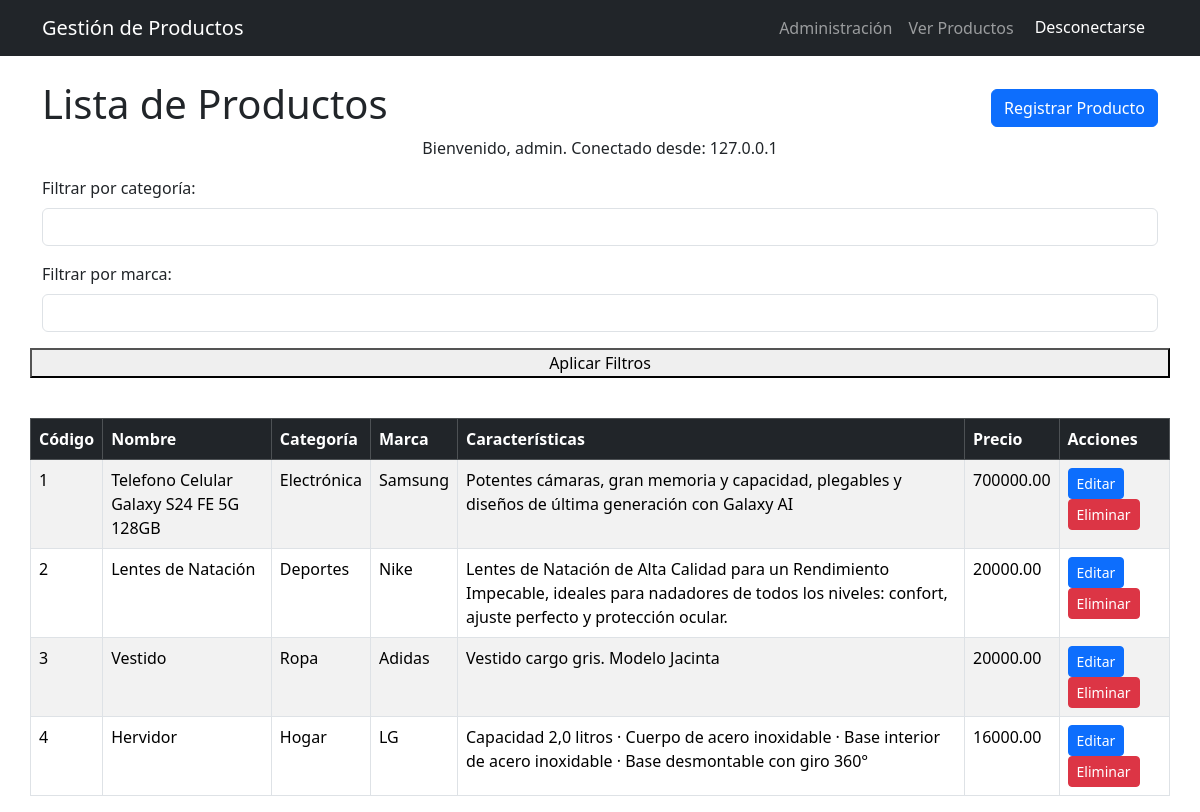
The page /productos/ (signed in) on the database its author committed.
### productos/models.py (models this page shows, shortened)
class Producto(models.Model):
    codigo = models.CharField(max_length=10)
    nombre = models.CharField(max_length=100)
    precio = models.DecimalField(max_digits=10, decimal_places=2)  # Asegúrate de que este campo exista
    categoria = models.ForeignKey(Categoria, on_delete=models.CASCADE, default=1)  # Valor por defecto
    marca = models.ForeignKey(Marca, on_delete=models.CASCADE)
    caracteristicas = models.TextField()

class Categoria(models.Model):
    nombre = models.CharField(max_length=100)
    def __str__(self):
        return self.nombre

class Marca(models.Model):
    nombre = models.CharField(max_length=100)
    def __str__(self):
        return self.nombre

### productos/views.py (the view)
# urls.py: path('productos/', views.index, name='index'),
@login_required
def index(request):
    productos = Producto.objects.all()
    categoria = request.GET.get('categoria')
    marca = request.GET.get('marca')
    if categoria:
        productos = productos.filter(categoria__nombre=categoria)
    if marca:
        productos = productos.filter(marca__nombre=marca)
    context = {
        'productos': productos,
        'username': request.session.get('username'),
        'login_time': request.session.get('login_time')
    }
    return render(request, 'index.html', context)

### productos/templates/index.html (shortened to what this page needs)
{% load static %}
<!DOCTYPE html>
<html lang="en">
<head>
    <link rel="stylesheet" href="{% static 'css/bootstrap.min.css' %}">
</head>
<body>
<nav class="navbar navbar-expand-lg navbar-dark bg-dark">
    <div class="container">
        <a class="navbar-brand" href="#">Gestión de Productos</a>
        <div class="collapse navbar-collapse" id="navbarNav">
            <ul class="navbar-nav ms-auto">
                <li class="nav-item">
                    <a class="nav-link" href="{% url 'admin:index' %}">Administración</a>
                </li>
                <li class="nav-item">
                    <a class="nav-link" href="{% url 'index' %}">Ver Productos</a>
                </li>
                <li class="nav-item">
                    <form action="{% url 'logout' %}" method="post" style="display:inline;">
                        <button type="submit" class="btn btn-link text-white" style="text-decoration: none;">Desconectarse</button>
                    </form>
                </li>
            </ul>
        </div>
    </div>
</nav>
<div class="container mt-4">
    <div class="d-flex justify-content-between align-items-center">
        <h1>Lista de Productos</h1>
        <a href="{% url 'registro_producto' %}" class="btn btn-primary">Registrar Producto</a>
    </div>
    {% if user.is_authenticated %}
    <p class="text-center">Bienvenido, {{ user.username }}. Conectado desde: {{ request.META.REMOTE_ADDR }}</p>
    {% else %}
        <p>No has iniciado sesión.</p>
    {% endif %}
    <div class="row">
                <table class="table table-striped table-hover">
            <form method="GET" action="">
                <div class="mb-3">
                    <label for="categoria" class="form-label">Filtrar por categoría:</label>
                    <input type="text" id="categoria" name="categoria" class="form-control">
                </div>
                <div class="mb-3">
                    <label for="marca" class="form-label">Filtrar por marca:</label>
                    <input type="text" id="marca" name="marca" class="form-control">
                </div>
                <button type="submit" class="btn-primary">Aplicar Filtros</button>
            </form>
        </div>
    </div>
    <div class="mt-4">
        <table class="table table-striped table-bordered">
            <thead class="table-dark">
                <tr>
                    <th>Código</th>
                    <th>Nombre</th>
                    <th>Categoría</th>
                    <th>Marca</th>
                    <th>Características</th>
                    <th>Precio</th>
                    <th>Acciones</th>
                </tr>
            </thead>
            <tbody>
                {% for producto in productos %}
                <tr>
                    <td>{{ producto.codigo }}</td>
                    <td>{{ producto.nombre }}</td>
                    <td>{{ producto.categoria }}</td>
                    <td>{{ producto.marca }}</td>
                    <td>{{ producto.caracteristicas }}</td>
                    <td>{{ producto.precio }}</td>
                    <td>
                        <a href="{% url 'editar_producto' producto.id %}" class="btn btn-primary btn-sm">Editar</a>
                        <a href="{% url 'eliminar_producto' producto.id %}" class="btn btn-danger btn-sm">Eliminar</a>
                    </td>
                </tr>
                {% empty %}
                <tr>
                    <td colspan="4" class="text-center">No hay productos registrados.</td>
                </tr>
                {% endfor %}
            </tbody>
        </table>
    </div>
</body>
</html>

### rows shown on the page
Producto: codigo "1", nombre "Telefono Celular Galaxy S24 FE 5G 128GB", categoria "Electrónica", marca "Samsung", caracteristicas "Potentes cámaras, gran memoria y capacidad, plegables y diseños de última generación con Galaxy AI", precio "700000.00"
Producto: codigo "2", nombre "Lentes de Natación", categoria "Deportes", marca "Nike", caracteristicas "Lentes de Natación de Alta Calidad para un Rendimiento Impecable, ideales para nadadores de todos los niveles: confort, ajuste perfecto y protección ocular.", precio "20000.00"
Producto: codigo "3", nombre "Vestido", categoria "Ropa", marca "Adidas", caracteristicas "Vestido cargo gris. Modelo Jacinta", precio "20000.00"
Producto: codigo "4", nombre "Hervidor", categoria "Hogar", marca "LG", caracteristicas "Capacidad 2,0 litros · Cuerpo de acero inoxidable · Base interior de acero inoxidable · Base desmontable con giro 360°", precio "16000.00"

### other values the page prints
{{ user.username }} "admin"
{{ request.META.REMOTE_ADDR }} "127.0.0.1"
